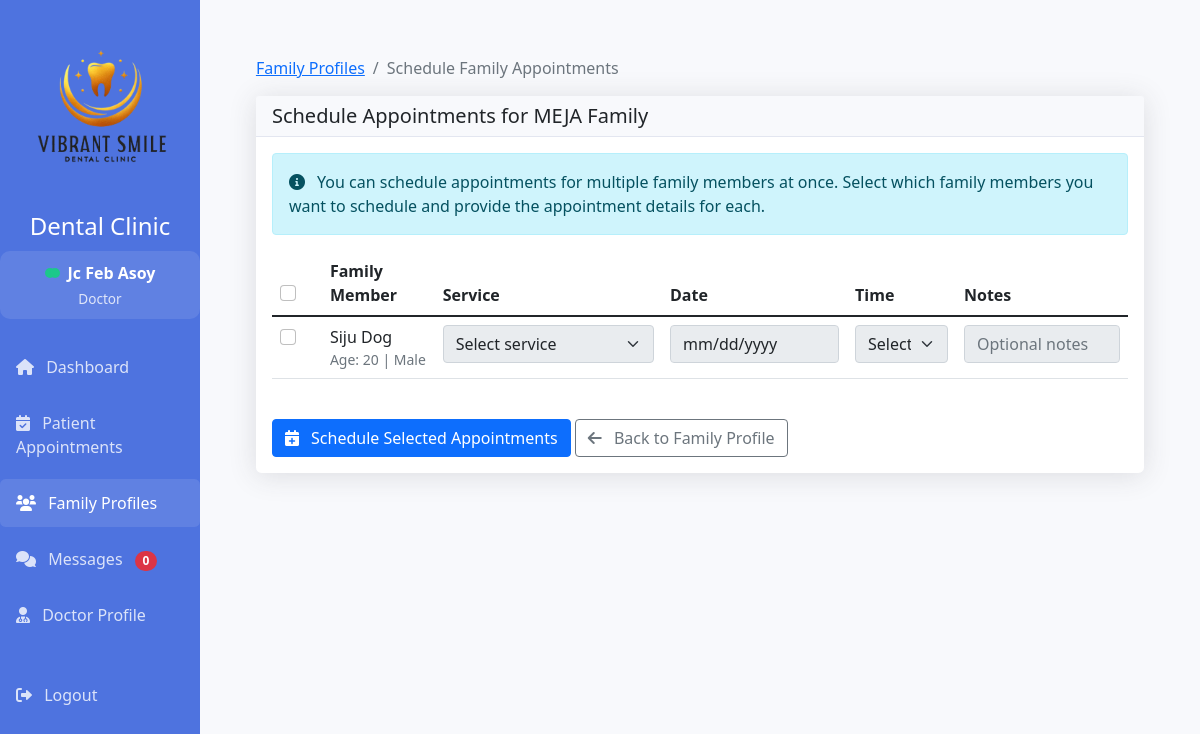
/doctor_schedule_family.php?family_code=5BD751 (signed in), run on the app's committed database.
### tables this page shows
CREATE TABLE `users` (
  `id` int(11) NOT NULL,
  `username` varchar(50) NOT NULL,
  `password` varchar(255) NOT NULL,
  `role` enum('admin','doctor','patient') NOT NULL,
  `email` varchar(100) NOT NULL,
  `first_name` varchar(50) NOT NULL DEFAULT '',
  `middle_name` varchar(50) NOT NULL DEFAULT '',
  `last_name` varchar(50) NOT NULL DEFAULT '',
  `phone` varchar(20) DEFAULT NULL,
  `created_at` timestamp NOT NULL DEFAULT current_timestamp(),
  `updated_at` timestamp NOT NULL DEFAULT current_timestamp() ON UPDATE current_timestamp(),
  `active` tinyint(1) DEFAULT 1,
  `email_verified` tinyint(1) DEFAULT 0,
  `profile_picture` varchar(255) DEFAULT NULL
);

CREATE TABLE `family_codes` (
  `id` int(11) NOT NULL,
  `code` varchar(10) NOT NULL,
  `name` varchar(100) NOT NULL,
  `created_by` int(11) NOT NULL,
  `created_at` timestamp NOT NULL DEFAULT current_timestamp()
);

CREATE TABLE `patients` (
  `id` int(11) NOT NULL,
  `user_id` int(11) NOT NULL,
  `date_of_birth` date DEFAULT NULL,
  `age` int(11) DEFAULT NULL,
  `gender` enum('male','female') NOT NULL,
  `address` varchar(255) DEFAULT NULL,
  `region` varchar(50) DEFAULT NULL,
  `city` varchar(100) DEFAULT NULL,
  `barangay` varchar(100) DEFAULT NULL,
  `zipcode` varchar(10) DEFAULT NULL,
  `family_code` varchar(10) DEFAULT NULL,
  `family_role` varchar(50) DEFAULT NULL,
  `is_minor` tinyint(1) DEFAULT 0,
  `guardian_name` varchar(100) DEFAULT NULL,
  `guardian_relationship` varchar(50) DEFAULT NULL,
  `guardian_phone` varchar(20) DEFAULT NULL,
  `guardian_email` varchar(100) DEFAULT NULL,
  `guardian_consent` tinyint(1) DEFAULT 0,
  `created_at` timestamp NOT NULL DEFAULT current_timestamp(),
  `updated_at` timestamp NOT NULL DEFAULT current_timestamp() ON UPDATE current_timestamp()
);

### includes/functions.php (called while the page is built, shortened)
<?php
function calculateAge($dob) {
    $today = new DateTime();
    $birthdate = new DateTime($dob);
    $interval = $today->diff($birthdate);
    return $interval->y;
}

### doctor_schedule_family.php (the view, shortened to what this page needs)
<?php
require_once "config/database.php";
require_once "includes/functions.php";
$family_code = $_GET['family_code'];
$sql = "SELECT * FROM family_codes WHERE code = ?";
if($stmt = mysqli_prepare($conn, $sql)){
    mysqli_stmt_bind_param($stmt, "s", $family_code);
    mysqli_stmt_execute($stmt);
    $result = mysqli_stmt_get_result($stmt);
    if($row = mysqli_fetch_assoc($result)){
        $family = $row;
    } else {
        $_SESSION['error'] = "Family not found";
        header("location: family_profiles.php");
        exit;
    }
}
$sql = "SELECT p.*, u.first_name, u.last_name, u.email, u.phone
        FROM patients p
        JOIN users u ON p.user_id = u.id
        WHERE p.family_code = ?
        ORDER BY u.first_name, u.last_name";
$family_members = [];
if($stmt = mysqli_prepare($conn, $sql)){
    mysqli_stmt_bind_param($stmt, "s", $family_code);
    mysqli_stmt_execute($stmt);
    $result = mysqli_stmt_get_result($stmt);
    while($row = mysqli_fetch_assoc($result)){
        $family_members[] = $row;
    }
}
$current_page = "family_profiles";
include "includes/header.php";
?>
<div class="container-fluid py-4">
    <nav aria-label="breadcrumb">
        <ol class="breadcrumb">
            <li class="breadcrumb-item"><a href="family_profiles.php">Family Profiles</a></li>
            <li class="breadcrumb-item active" aria-current="page">Schedule Family Appointments</li>
        </ol>
    </nav>
    <div class="row mb-4">
        <div class="col-md-12">
            <div class="card">
                <div class="card-header">
                    <h5 class="mb-0">Schedule Appointments for <?php echo htmlspecialchars($family['name']); ?> Family</h5>
                </div>
                <div class="card-body">
                    <div class="alert alert-info">
                        <i class="fas fa-info-circle me-2"></i> You can schedule appointments for multiple family members at once. Select which family members you want to schedule and provide the appointment details for each.
                    </div>
                    <form method="post" id="familyScheduleForm">
                        <div class="table-responsive">
                            <table class="table table-hover">
                                <thead>
                                    <tr>
                                        <th style="width: 50px;">
                                            <div class="form-check">
                                                <input class="form-check-input" type="checkbox" id="selectAll">
                                            </div>
                                        </th>
                                        <th>Family Member</th>
                                        <th>Service</th>
                                        <th>Date</th>
                                        <th>Time</th>
                                        <th>Notes</th>
                                    </tr>
                                </thead>
                                <tbody>
                                    <?php foreach($family_members as $member): ?>
                                    <tr>
                                        <td>
                                            <div class="form-check">
                                                <input class="form-check-input member-checkbox" type="checkbox" name="schedule_<?php echo $member['id']; ?>" value="1" id="check_<?php echo $member['id']; ?>">
                                            </div>
                                        </td>
                                        <td>
                                            <label for="check_<?php echo $member['id']; ?>" class="mb-0">
                                                <?php echo htmlspecialchars($member['first_name'] . ' ' . $member['last_name']); ?>
                                            </label>
                                            <div class="small text-muted">
                                                Age: <?php echo calculateAge($member['date_of_birth']); ?> |
                                                <?php echo ucfirst($member['gender']); ?>
                                            </div>
                                        </td>
                                        <td>
                                            <select class="form-select" name="service_<?php echo $member['id']; ?>" disabled>
                                                <option value="">Select service</option>
                                            </select>
                                        </td>
                                        <td>
                                            <input type="date" class="form-control" name="date_<?php echo $member['id']; ?>" min="<?php echo date('Y-m-d', strtotime('+1 day')); ?>" disabled>
                                        </td>
                                        <td>
                                            <select class="form-select" name="time_<?php echo $member['id']; ?>" disabled>
                                                <option value="">Select time</option>
                                            </select>
                                        </td>
                                        <td>
                                            <input type="text" class="form-control" name="notes_<?php echo $member['id']; ?>" placeholder="Optional notes" disabled>
                                        </td>
                                    </tr>
                                    <?php endforeach; ?>
                                </tbody>
                            </table>
                        </div>
                        <div class="mt-4">
                            <button type="submit" name="schedule_appointments" class="btn btn-primary">
                                <i class="fas fa-calendar-plus me-2"></i> Schedule Selected Appointments
                            </button>
                            <a href="doctor_patient_family.php?patient_id=<?php echo $family_members[0]['id']; ?>" class="btn btn-outline-secondary">
                                <i class="fas fa-arrow-left me-2"></i> Back to Family Profile
                            </a>
                        </div>
                    </form>
                </div>
            </div>
        </div>
    </div>
</div>
<?php include "includes/footer.php"; ?>

### includes/header.php (shortened to what this page needs)
<?php
require_once __DIR__ . "/../config/database.php";
?>
<!DOCTYPE html>
<html lang="en">
<head>
    <link href="https://cdn.jsdelivr.net/npm/bootstrap@5.1.3/dist/css/bootstrap.min.css" rel="stylesheet">
    <link href="https://cdnjs.cloudflare.com/ajax/libs/font-awesome/6.0.0/css/all.min.css" rel="stylesheet">
    <link href='https://cdnjs.cloudflare.com/ajax/libs/fullcalendar/3.10.2/fullcalendar.min.css' rel='stylesheet' />
</head>
<body>
    <div class="container-fluid">
        <div class="row">
            <div class="col-md-3 col-lg-2 px-0 sidebar">
                <div class="text-center mb-4">
                    <img src="assets/images/logo_vibrant.png" alt="Dental Clinic Logo" class="img-fluid mb-3" style="max-width: 180px; height: auto;">
                    <h4 class="text-white">Dental Clinic</h4>
                    <?php if(isset($_SESSION["role"])): ?>
                    <div class="user-status-container">
                        <div class="d-flex align-items-center justify-content-center">
                            <div class="online-indicator"></div>
                            <span class="user-fullname">
                                <?php
                                $user_id = $_SESSION['id'];
                                $sql = "SELECT first_name, last_name FROM users WHERE id = ?";
                                $stmt = mysqli_prepare($conn, $sql);
                                mysqli_stmt_bind_param($stmt, "i", $user_id);
                                mysqli_stmt_execute($stmt);
                                $result = mysqli_stmt_get_result($stmt);
                                $user = mysqli_fetch_assoc($result);
                                if($user) {
                                    echo htmlspecialchars($user['first_name'] . " " . $user['last_name']);
                                } else {
                                    echo "User";
                                }
                                ?>
                            </span>
                        </div>
                        <div class="user-role"><?php echo ucfirst($_SESSION["role"]); ?></div>
                    </div>
                    <?php endif; ?>
                </div>
                <ul class="nav flex-column">
                    <li class="nav-item">
                        <a class="nav-link <?php echo isset($current_page) && $current_page === 'dashboard' ? 'active' : ''; ?>" href="./dashboard.php">
                            <i class="fas fa-home me-2"></i> Dashboard
                        </a>
                    </li>
                    <?php if($_SESSION["role"] == "patient"): ?>
                    <li class="nav-item">
                        <a class="nav-link <?php echo isset($current_page) && $current_page === 'appointments' ? 'active' : ''; ?>" href="./appointments.php">
                            <i class="fas fa-calendar-alt me-2"></i> My Appointments
                        </a>
                    </li>
                    <li class="nav-item">
                        <a class="nav-link <?php echo isset($current_page) && $current_page === 'patient_medical_history' ? 'active' : ''; ?>" href="./patient_medical_history.php">
                            <i class="fas fa-notes-medical me-2"></i> Medical History
                        </a>
                    </li>
                    <li class="nav-item">
                        <a class="nav-link <?php echo isset($current_page) && $current_page === 'family_profile' ? 'active' : ''; ?>" href="./family_profile.php">
                            <i class="fas fa-users me-2"></i> Family Profile
                        </a>
                    </li>
                    <li class="nav-item">
                        <a class="nav-link <?php echo isset($current_page) && $current_page === 'messaging' ? 'active' : ''; ?>" href="./messaging.php">
                            <i class="fas fa-comments me-2"></i> Messages
                            <span class="badge bg-danger rounded-pill ms-2" id="unreadMessagesCount">0</span>
                        </a>
                    </li>
                    <li class="nav-item">
                        <a class="nav-link <?php echo isset($current_page) && $current_page === 'profile' ? 'active' : ''; ?>" href="./profile.php">
                            <i class="fas fa-user me-2"></i> My Profile
                        </a>
                    </li>
                    <?php elseif($_SESSION["role"] == "doctor"): ?>
                    <li class="nav-item">
                        <a class="nav-link <?php echo isset($current_page) && $current_page === 'appointments' ? 'active' : ''; ?>" href="./appointments.php">
                            <i class="fas fa-calendar-check me-2"></i> Patient Appointments
                        </a>
                    </li>
                    <li class="nav-item">
                        <a class="nav-link <?php echo isset($current_page) && $current_page === 'family_profiles' ? 'active' : ''; ?>" href="./family_profiles.php">
                            <i class="fas fa-users me-2"></i> Family Profiles
                        </a>
                    </li>
                    <li class="nav-item">
                        <a class="nav-link" href="./doctor_messaging.php">
                            <i class="fas fa-comments me-2"></i> Messages
                            <span class="badge bg-danger rounded-pill ms-2" id="unreadMessagesCount">0</span>
                        </a>
                    </li>
                    <li class="nav-item">
                        <a class="nav-link <?php echo isset($current_page) && $current_page === 'profile' ? 'active' : ''; ?>" href="./profile.php">
                            <i class="fas fa-user-md me-2"></i> Doctor Profile
                        </a>
                    </li>
                    <?php endif; ?>
                    <li class="nav-item mt-4">
                        <a class="nav-link" href="logout.php">
                            <i class="fas fa-sign-out-alt me-2"></i> Logout
                        </a>
                    </li>
                </ul>
            </div>
            <div class="col-md-9 col-lg-10 main-content">

### includes/header.php (style rules this page uses)
body { background: #f8f9fc; }
.sidebar { min-height: 100vh; background: #4e73df; color: white; padding: 1rem; position: fixed; width: 16.66%; overflow-y: auto; z-index: 100; }
.sidebar .nav-link { color: rgba(255,255,255,.8); padding: 0.75rem 1rem; border-radius: 0.35rem; margin-bottom: 0.5rem; }
.sidebar .nav-link.active { background: rgba(255,255,255,.1); color: white; }
.main-content { padding: 2rem; margin-left: 16.66%; }
.card { border: none; border-radius: 0.35rem; box-shadow: 0 0.15rem 1.75rem 0 rgba(58, 59, 69, 0.15); }
.card-header { background-color: #f8f9fc; border-bottom: 1px solid #e3e6f0; }
.user-status-container { background: rgba(255, 255, 255, 0.1); border-radius: 10px; padding: 10px; margin-top: 10px; }
.user-fullname { font-weight: 600; margin-left: 8px; }
.user-role { font-size: 0.85rem; opacity: 0.8; margin-top: 4px; }
.online-indicator { width: 10px; height: 10px; background-color: #1cc88a; border-radius: 50%; display: inline-block; margin-right: 5px; position: relative; }
.online-indicator::after { content: ''; position: absolute; width: 100%; height: 100%; background-color: #1cc88a; border-radius: 50%; animation: pulse 2s infinite; }

### data on the page
users: first_name+last_name "Jc Feb Asoy"
family_codes: name "MEJA"
patients: user.last_name "Siju Dog", date_of_birth "20", gender "Male"

### other printed values
$_SESSION["role"] "Doctor"
